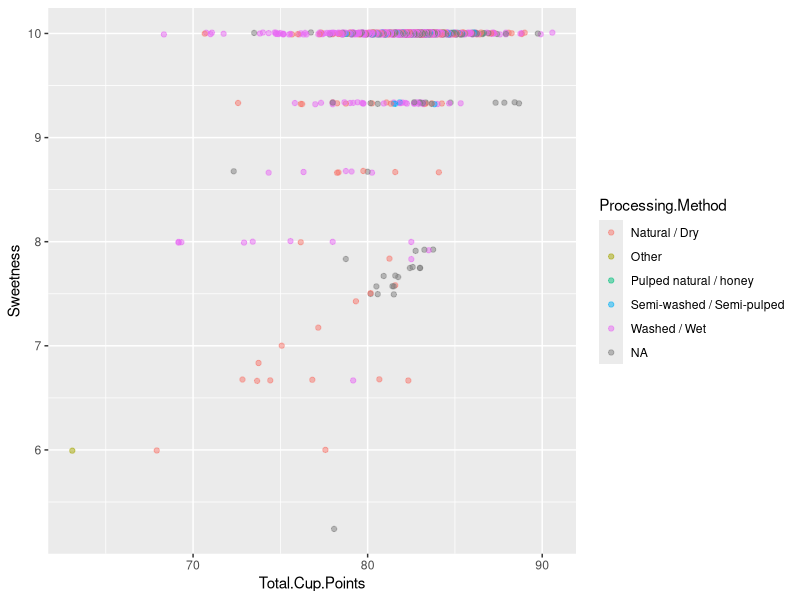
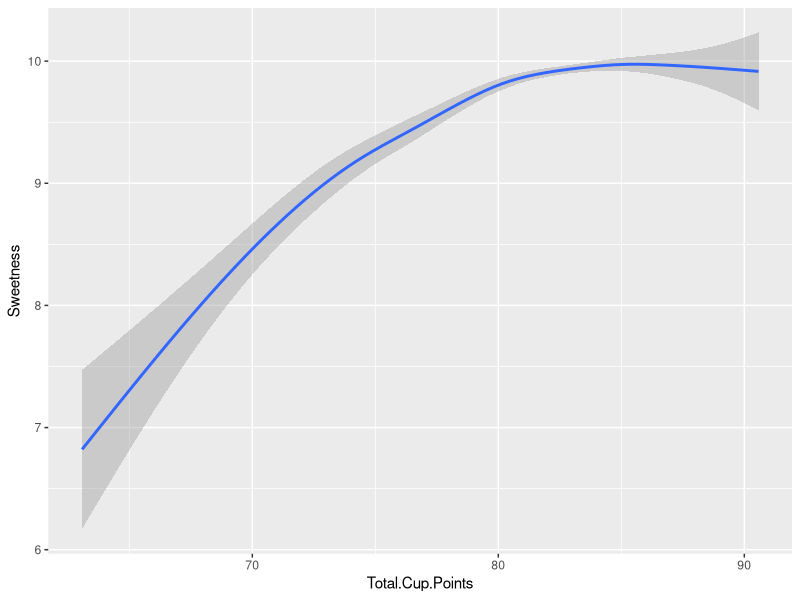
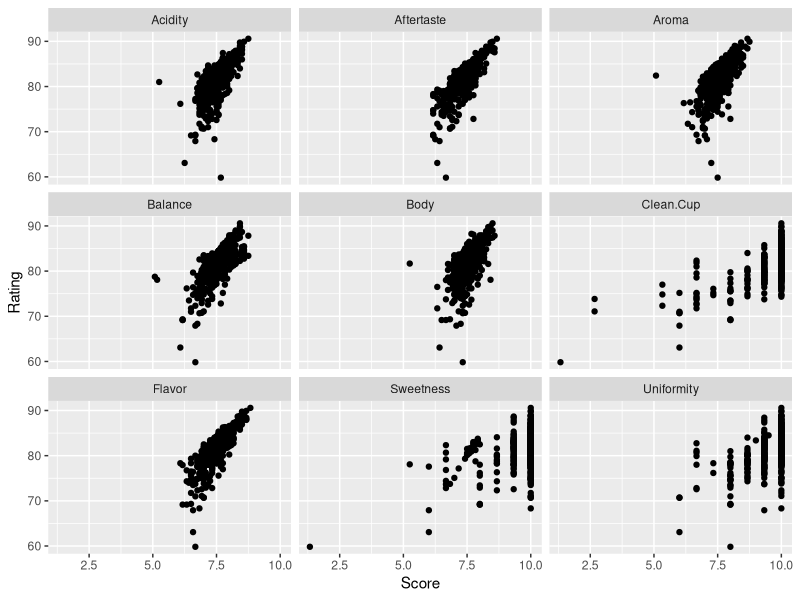

Generate these figures, in order, with R:
## ---- chunk 1
knitr::opts_chunk$set(echo = FALSE, message=FALSE, warning=FALSE)
## ---- chunk 2
library(tidyverse)
arabica_data_cleaned <- read_csv("data/arabica_data_cleaned.csv") %>%
  # keep only the numbers in the Harvest.Year column
  # need to check for leftover NA rows
  mutate(Harvest.Year = parse_number(Harvest.Year))

robusta_data_cleaned <- read_csv("data/robusta_data_cleaned.csv")

# bind the rows
coffees <- bind_rows(arabica_data_cleaned, robusta_data_cleaned)
## ---- chunk 3
coffees %>% filter(Sweetness>5) %>% 
ggplot( ) + 
  geom_point(mapping = aes(x = Total.Cup.Points, y = Sweetness, colour = Processing.Method), 
             alpha = 0.5, 
             position = position_jitter(width = 0, height = 0.01))

coffees %>% filter(Sweetness>5) %>% 
ggplot( ) + 
  geom_smooth(mapping = aes(x = Total.Cup.Points, y = Sweetness))

## ---- chunk 4
 #bad graph
# coffees %>% filter(Sweetness>5) %>% 
# ggplot( ) + 
#   geom_point(mapping = aes(x = altitude_mean_meters, y = Sweetness))
## ---- chunk 5
qm<-coffees %>% select(Aroma:Sweetness,Name, Rating = Total.Cup.Points) %>% 
  pivot_longer(cols=Aroma:Sweetness,names_to ="qlty",values_to="Score") %>% filter(Score>0)
## ---- chunk 6
qm %>% ggplot()+  geom_point(mapping = aes(x = Score, y = Rating )) +
  facet_wrap(~qlty)
